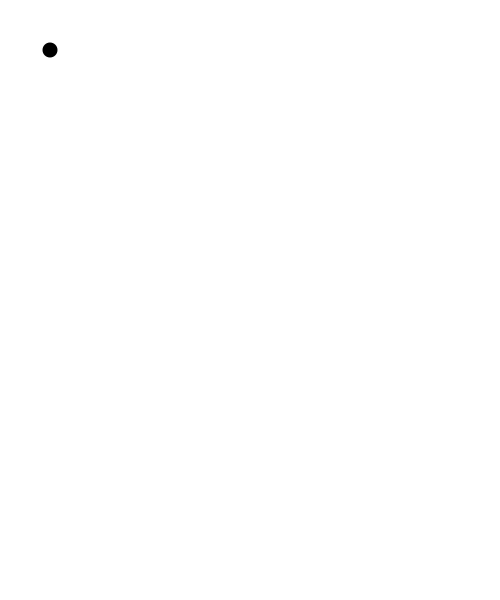
Frame 1 (no input)
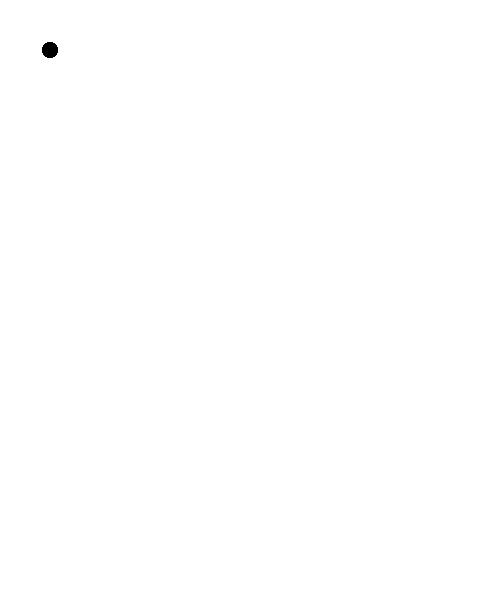
Frame 60 (the mouse pressed at the canvas centre just before this capture)
Frame 120 (the mouse held since frame 60 and released just before this capture): identical to frame 60, image omitted

The Processing sketch that drew these frames (run headless with seeded random() and noise(); from frame 60 on, the mouse is pressed at the canvas centre):

// Processing sketch: day2_03_drawingTool_if_statement
// ── day2_03_drawingTool_if_statement.pde
float x, y;
float r, g, b;
float size = 30; // declare and initialize at the same time!

void setup() {
  size(500, 600);
  background(255);
  x = width/2;
  y = height/2;
  r = 0;
  g = 0;
  b = 0;
}

void draw() {
  //background(255);
  // void mousePressed() { } // WRONG!
  
  noStroke();
  fill(r, g, b);
  ellipse(50, 50, 15, 15);
}

void keyPressed() {
  println( key );
  // char = ' ';  single quotation mark

  // if ( expression ) { code }
  // if ( conditions ) { do something!!! }
  
  // == equal to
  // >= greater than and equal to
  // <= less than and equal to
  // >  greater than
  // <  less than
  
  // && AND e.g. (condition && condition) 
  // || OR  e.g. (condition || condition)
  
  if (key == ' ') {
    background(255);
  } else if (key == 'r' || key == 'R') {
    r = 255;
    g = 0;
    b = 0;
  } else if (key == 'g' || key == 'G') {
    r = 0;
    g = 255;
    b = 0;
  } else if (key == 'b' || key == 'B') {
    r = 0;
    g = 0;
    b = 255;
  } else {
    r = random(255);
    g = random(255);
    b = random(255);
  }
  
  // change the size with arrow keys
  if (keyCode == UP) {
    size = size + 1;
  } else if (keyCode == DOWN) {
    size = size - 1;
  }
}

void mouseDragged() {
  noStroke();
  fill(r, g, b);
  ellipse( mouseX, mouseY, size, size );
}

//void mousePressed() {
//  r = random(255);
//  g = random(255);
//  b = random(255);
//}
